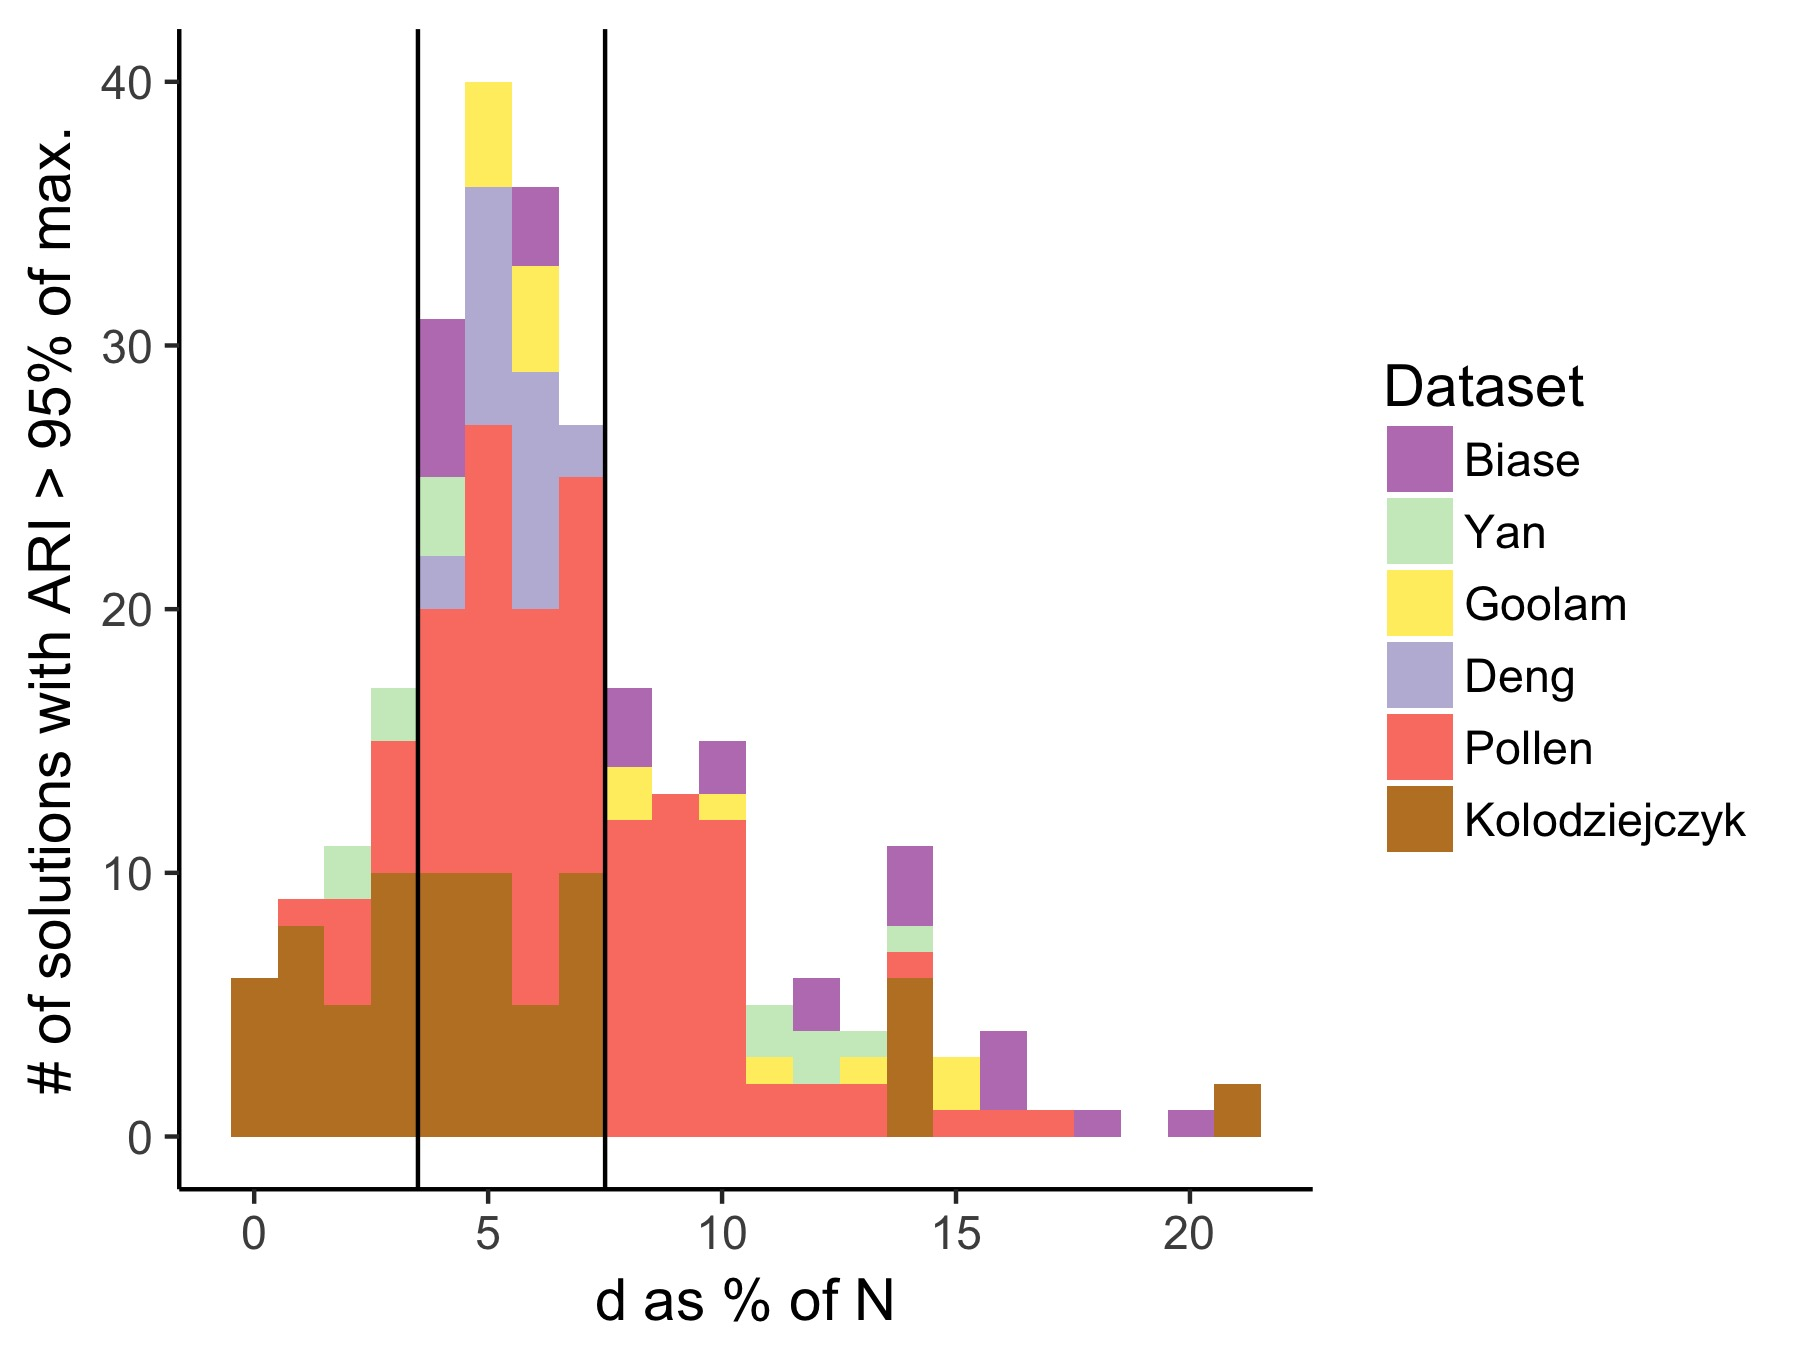

Write R code to recreate this figure.
library(cowplot)
library(dplyr)

options(stringsAsFactors = FALSE)

d <- read.csv("1c.csv")

d$Dataset <- factor(
    d$Dataset, 
    levels = c("Biase", "Yan", "Goolam", "Deng", "Pollen", "Kolodziejczyk")
)

cols <- c("Biase" = "#bc80bd", 
          "Yan" = "#ccebc5", 
          "Goolam" = "#ffed6f", 
          "Deng" = "#bebada", 
          "Pollen" = "#fb8072", 
          "Kolodziejczyk" = "#bf812d")

p <- ggplot(d, aes(d, fill = Dataset)) +
    geom_histogram(bins = 22) +
    scale_fill_manual(values = cols) +
    geom_vline(xintercept = c(3.5,7.5)) +
    labs(x = "d as % of N", y = "# of solutions with ARI > 95% of max.") +
    theme_classic(base_size = 14)

ggsave("1c.pdf", w = 6, h = 4.5)
ggsave("1c.jpeg", w = 6, h = 4.5)
